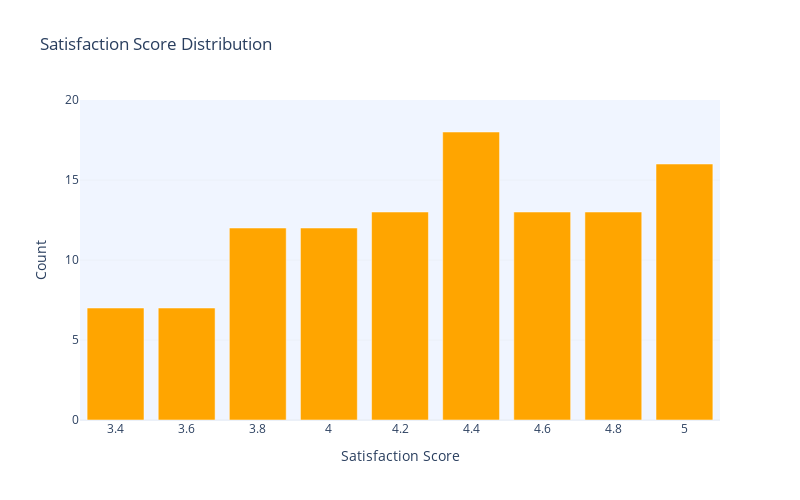

The notebook cell this image was saved under:
### Code cell
json_images = chai.handle_request(prompt = prompt, image_path='/Users/jose.orjales/c-af-chartist/tests/img/satisfaction.png', output_path='/Users/jose.orjales/c-af-chartist/tests/img')

### Figure 1 — Plotly figure (JSON) as saved in the notebook; plotly's stock layout.template omitted (floating-point values rounded to 4 significant figures)
{"data": [{"marker": {"color": "orange"}, "type": "bar", "x": [3.4, 3.6, 3.8, 4, 4.2, 4.4, 4.6, 4.8, 5], "y": [7, 7, 12, 12, 13, 18, 13, 13, 16]}], "layout": {"height": 500, "plot_bgcolor": "rgba(240, 245, 255, 1)", "title": {"text": "Satisfaction Score Distribution"}, "width": 800, "xaxis": {"dtick": 0.2, "tick0": 3.4, "tickmode": "linear", "title": {"text": "Satisfaction Score"}}, "yaxis": {"range": [0, 20], "title": {"text": "Count"}}}}
